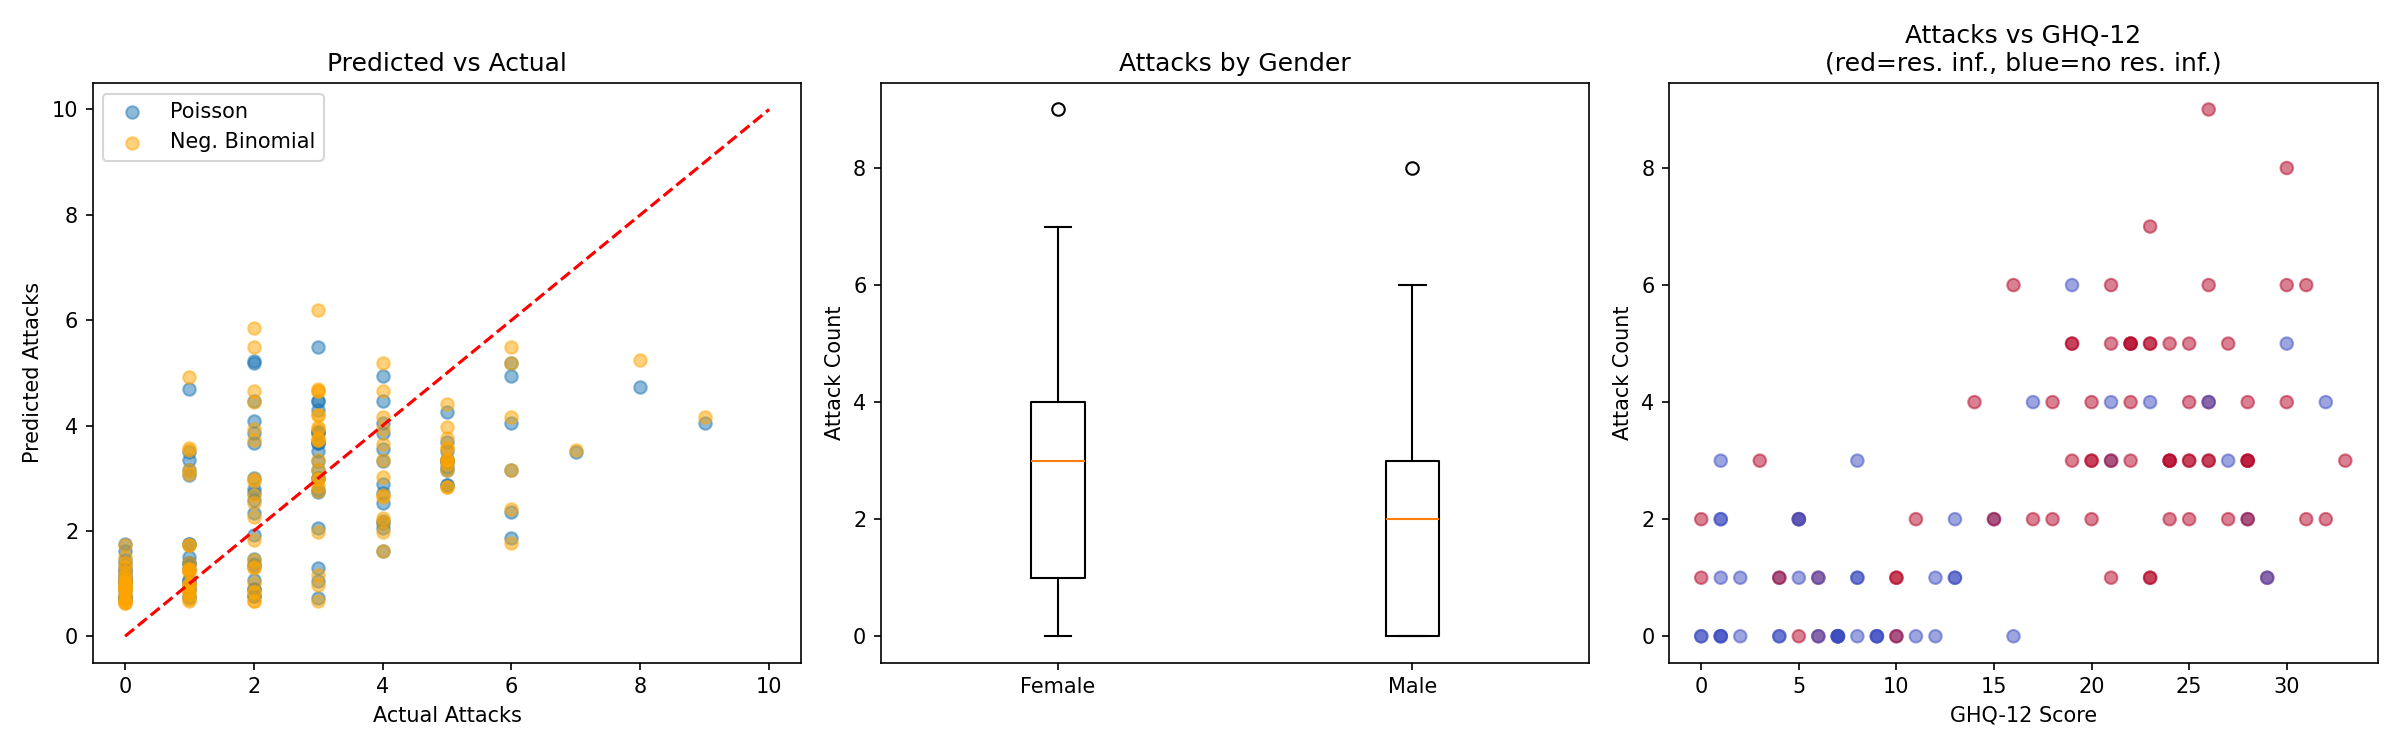

Generate this figure with Python:
import pandas as pd
import numpy as np
import matplotlib.pyplot as plt
from sklearn.model_selection import train_test_split, cross_val_score
from sklearn.preprocessing import LabelEncoder
from sklearn.metrics import mean_absolute_error, mean_squared_error

try:
    import statsmodels.api as sm
    import statsmodels.formula.api as smf
    HAS_STATSMODELS = True
except ImportError:
    HAS_STATSMODELS = False
    print("statsmodels not available, falling back to sklearn")

df = pd.read_csv("../data/asthma.csv")
print(df.head())
print(df.dtypes)
print(f"\nAttack count distribution:\n{df['attack'].describe()}")

df["gender_enc"] = (df["gender"] == "male").astype(int)
df["res_inf_enc"] = (df["res_inf"] == "yes").astype(int)

if HAS_STATSMODELS:
    poisson_model = smf.glm(
        formula="attack ~ gender_enc + res_inf_enc + ghq12",
        data=df,
        family=sm.families.Poisson()
    ).fit()
    print("\nPoisson GLM Summary:")
    print(poisson_model.summary())

    nb_model = smf.glm(
        formula="attack ~ gender_enc + res_inf_enc + ghq12",
        data=df,
        family=sm.families.NegativeBinomial()
    ).fit()
    print("\nNegative Binomial GLM Summary:")
    print(nb_model.summary())

    df["poisson_pred"] = poisson_model.predict(df)
    df["nb_pred"] = nb_model.predict(df)

    fig, axes = plt.subplots(1, 3, figsize=(16, 5))

    axes[0].scatter(df["attack"], df["poisson_pred"], alpha=0.5, label="Poisson")
    axes[0].scatter(df["attack"], df["nb_pred"], alpha=0.5, label="Neg. Binomial", color="orange")
    lim = df["attack"].max() + 1
    axes[0].plot([0, lim], [0, lim], "r--")
    axes[0].set_xlabel("Actual Attacks")
    axes[0].set_ylabel("Predicted Attacks")
    axes[0].set_title("Predicted vs Actual")
    axes[0].legend()

    axes[1].boxplot(
        [df.loc[df["gender"] == g, "attack"] for g in ["female", "male"]],
        labels=["Female", "Male"]
    )
    axes[1].set_ylabel("Attack Count")
    axes[1].set_title("Attacks by Gender")

    axes[2].scatter(df["ghq12"], df["attack"], alpha=0.5, c=df["res_inf_enc"], cmap="coolwarm")
    axes[2].set_xlabel("GHQ-12 Score")
    axes[2].set_ylabel("Attack Count")
    axes[2].set_title("Attacks vs GHQ-12\n(red=res. inf., blue=no res. inf.)")

else:
    from sklearn.ensemble import GradientBoostingRegressor
    X = df[["gender_enc", "res_inf_enc", "ghq12"]]
    y = df["attack"]
    X_train, X_test, y_train, y_test = train_test_split(X, y, test_size=0.2, random_state=42)
    model = GradientBoostingRegressor(n_estimators=200, random_state=42)
    model.fit(X_train, y_train)
    y_pred = model.predict(X_test)
    mae = mean_absolute_error(y_test, y_pred)
    print(f"MAE: {mae:.2f}")

    fig, axes = plt.subplots(1, 2, figsize=(12, 5))
    axes[0].scatter(y_test, y_pred, alpha=0.5)
    lim = max(y_test.max(), y_pred.max()) + 1
    axes[0].plot([0, lim], [0, lim], "r--")
    axes[0].set_xlabel("Actual Attacks")
    axes[0].set_ylabel("Predicted")
    axes[0].set_title(f"Predicted vs Actual (MAE={mae:.2f})")

    axes[1].scatter(df["ghq12"], df["attack"], alpha=0.5, c=df["res_inf_enc"], cmap="coolwarm")
    axes[1].set_xlabel("GHQ-12 Score")
    axes[1].set_ylabel("Attack Count")
    axes[1].set_title("Attacks vs GHQ-12")

plt.tight_layout()
plt.savefig("q7_asthma_attacks.png", dpi=150)
plt.show()
print("Plot saved to q7_asthma_attacks.png")
